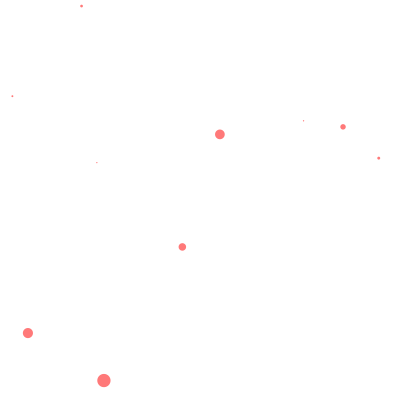
Frame 1 (no input)
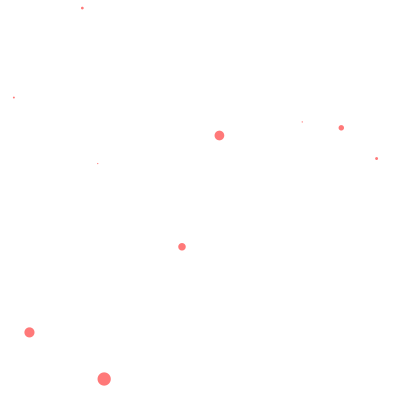
Frame 60 (the mouse pressed at the canvas centre just before this capture)
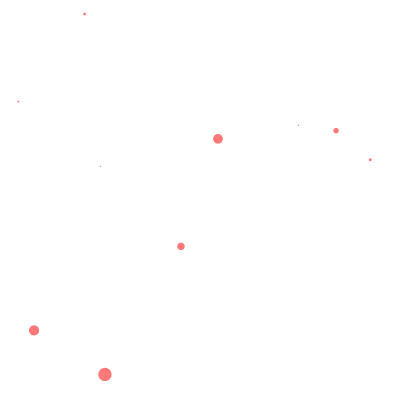
Frame 120 (the mouse held since frame 60 and released just before this capture)

The Processing sketch that drew these frames (run headless with seeded random() and noise(); from frame 60 on, the mouse is pressed at the canvas centre):

// Processing sketch: sketch_201206aMoreAttract
// ── sketch_201206aMoreAttract.pde
Mover[] movers = new Mover[10];


void setup() {
  size(400, 400);
  for (int i=0; i<movers.length; i++) {
    movers[i] = new Mover(random(0.1, 2), random(width), random(height));
  }
}
void draw() {
  background(255);

  for (int i=0; i<movers.length; i++) {
    for (int j=0; j<movers.length; j++) {
      if (i!=j) {
        PVector force = movers[j].attract(movers[i]);
        movers[i].applyForce(force);
      }
    }
    movers[i].update();
    movers[i].display();
  }
}

// ── Mover.pde
class Mover {
  PVector location, velocity, acceleration;
  float mass, g;

  Mover(float m, float x, float y) {
    location = new PVector(x, y);
    velocity = new PVector(0, 0);
    acceleration = new PVector(0, 0);
    this.mass = m;
    this.g = 0.4;
  }

  void update() {
    velocity.add(acceleration);

    location.add(velocity);
    acceleration.mult(0);
  }

  void applyForce(PVector force) {
    PVector f = PVector.div(force, mass);
    acceleration.add(f);
  }
  void display() {
    noStroke();
    fill(#FF7979);
    ellipse(location.x, location.y, 10*mass, 10*mass);
  }

  PVector attract(Mover m) {

    PVector force = PVector.sub(location, m.location);//计算力的方向
    float distance = force.mag();
    distance = constrain(distance, 25, 40);
    force.normalize();

    float strength = (g*mass*m.mass)/(distance*distance);

    force.mult(strength);
    return force;
  }
  void checkEdge() {
    if (location.x>width) {
      location.x =width;
      velocity.x *=-1;
    } else if (location.x<0) {
      location.x =0;
      velocity.x *=-1;
    }

    if (location.y>height) {
      location.y = height;
      velocity.y *=-1;
    }
  }
}
